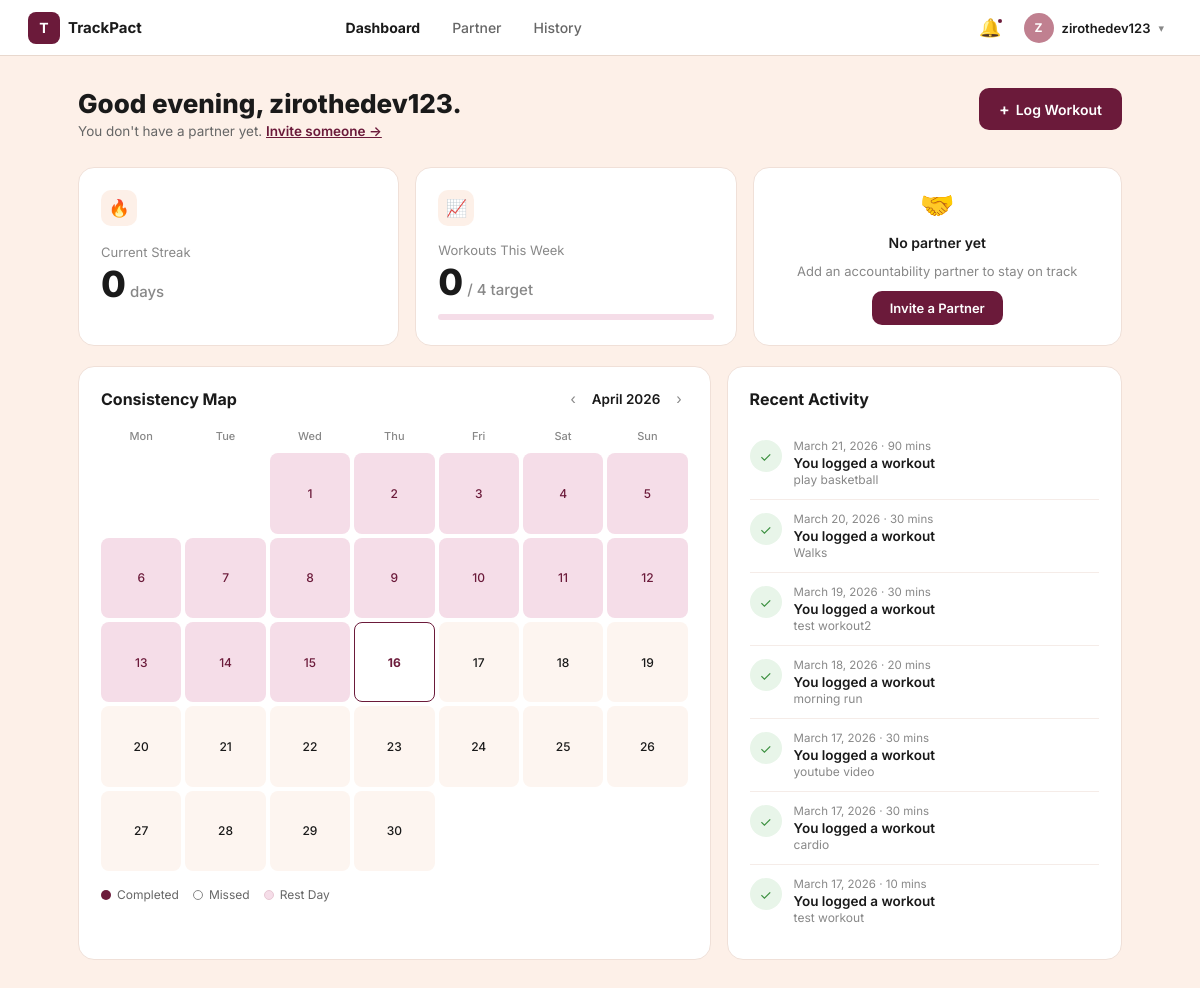
The app's page /dashboard/ (signed in) with its own data.
### workouts/models.py (models this page shows, shortened)
class Workout(models.Model):
    CATEGORY_CHOICES = [
        ('strength',    'Strength'),
        ('cardio',      'Cardio'),
        ('flexibility', 'Flexibility'),
        ('sports',      'Sports'),
        ('other',       'Other'),
    ]
    user     = models.ForeignKey(User, on_delete=models.CASCADE, related_name='workouts')
    title    = models.CharField(max_length=200)
    category = models.CharField(max_length=20, choices=CATEGORY_CHOICES, default='other')
    duration = models.PositiveIntegerField(help_text="Duration in minutes")
    date     = models.DateField(default=timezone.now)
    notes    = models.TextField(blank=True, null=True)
    created_at = models.DateTimeField(auto_now_add=True)
    class Meta:
        ordering = ['-date', '-created_at']

### workouts/views.py (the view)
# urls.py: path('dashboard/',          views.dashboard,     name='dashboard'),
@login_required
def dashboard(request):
    today      = timezone.now().date()
    start_week = today - timedelta(days=today.weekday())
    workouts = Workout.objects.filter(user=request.user).order_by('-date')[:10]
    workout_dates_qs = (
        Workout.objects.filter(user=request.user)
        .values_list('date', flat=True)
        .order_by('date')
    )
    workout_dates = [str(d) for d in workout_dates_qs]
    worked_out_today   = Workout.objects.filter(user=request.user, date=today).exists()
    workouts_this_week = Workout.objects.filter(user=request.user, date__gte=start_week, date__lte=today).count()
    streak     = 0
    check_date = today
    while Workout.objects.filter(user=request.user, date=check_date).exists():
        streak    += 1
        check_date -= timedelta(days=1)
    profile, _ = UserProfile.objects.get_or_create(user=request.user)
    partner_missed_today = False
    if profile.partner:
        yesterday = today - timedelta(days=1)
        partner_missed_today = not Workout.objects.filter(user=profile.partner, date=yesterday).exists()
    return render(request, 'workouts/dashboard.html', {
        'workouts':             workouts,
        'workout_dates':        workout_dates,
        'worked_out_today':     worked_out_today,
        'workouts_this_week':   workouts_this_week,
        'weekly_target':        4,
        'streak':               streak,
        'profile':              profile,
        'partner_missed_today': partner_missed_today,
        'today':                today,
    })

### templates/workouts/dashboard.html (shortened to what this page needs)
<!DOCTYPE html>
<html lang="en">
<head>
</head>
<body>
<nav class="navbar">
  <a href="{% url 'landing' %}" class="navbar-brand">
    <div class="brand-icon">T</div>
    <span class="brand-name">TrackPact</span>
  </a>
  <div class="navbar-nav">
    <a href="{% url 'dashboard' %}" class="active">Dashboard</a>
    <a href="{% url 'partner_page' %}">Partner</a>
    <a href="{% url 'workout_list' %}">History</a>
  </div>
  <div class="navbar-right">
    <button class="notif-btn" title="Notifications">🔔<span class="notif-dot"></span></button>
    <a href="{% url 'profile' %}" class="user-menu">
      <div class="user-avatar">{{ request.user.username|first|upper }}</div>
      <span class="user-name">{{ request.user.first_name|default:request.user.username }}</span>
      <span class="chevron">▾</span>
    </a>
  </div>
</nav>
<div class="page">
  <div class="page-header">
    <div>
      <h1>Good {% now "G" as hour %}{% if hour < 12 %}morning{% elif hour < 17 %}afternoon{% else %}evening{% endif %}, {{ request.user.first_name|default:request.user.username }}.</h1>
      {% if profile.partner %}
        <p>Your partner {{ profile.partner.first_name|default:profile.partner.username }} is your accountability buddy. Stay consistent!</p>
      {% else %}
        <p>You don't have a partner yet. <a href="{% url 'send_invite' %}" style="color:#6b1a3a;font-weight:600;">Invite someone →</a></p>
      {% endif %}
    </div>
    <a href="{% url 'add_workout' %}" class="btn-primary"><span style="font-size:16px;">+</span> Log Workout</a>
  </div>
  <div class="stats-row">
    <div class="card card-streak">
      <div class="card-top">
        <div class="card-icon">🔥</div>
      </div>
      <div class="card-label">Current Streak</div>
      <div class="card-value">{{ streak }}<span>days</span></div>
    </div>
    <div class="card card-week">
      <div class="card-icon">📈</div>
      <div class="card-label" style="margin-top:14px;">Workouts This Week</div>
      <div class="card-value">{{ workouts_this_week }}<span class="week-fraction">/ {{ weekly_target }} target</span></div>
      <div class="progress-bar-wrap">
      </div>
    </div>
    {% if profile.partner %}
    <div class="card card-partner">
      <div class="partner-header">
        <div class="partner-avatar">{{ profile.partner.first_name|default:profile.partner.username|first|upper }}</div>
        <div>
          <div class="partner-info-name">{{ profile.partner.first_name|default:profile.partner.username }}{% if profile.partner.last_name %} {{ profile.partner.last_name }}{% endif %}</div>
          <div class="partner-info-role">Accountability Partner</div>
        </div>
      </div>
      {% if partner_missed_today %}
      <div class="partner-alert">
        <span class="partner-alert-text">Missed yesterday's workout</span>
        <div class="alert-icon">!</div>
      </div>
      {% endif %}
      <a href="{% url 'send_reminder' %}" class="btn-reminder">✈ Send Reminder</a>
    </div>
    {% else %}
    <div class="card card-partner" style="display:flex;align-items:center;justify-content:center;flex-direction:column;gap:12px;text-align:center;">
      <div style="font-size:28px;">🤝</div>
      <div style="font-weight:600;color:#1a1a1a;">No partner yet</div>
      <div style="color:#888;font-size:13px;">Add an accountability partner to stay on track</div>
      <a href="{% url 'send_invite' %}" class="btn-primary" style="font-size:13px;padding:9px 18px;">Invite a Partner</a>
    </div>
    {% endif %}
  </div>
  <div class="bottom-row">
    <div class="card card-calendar">
      <div class="calendar-header">
        <h2>Consistency Map</h2>
        <div class="cal-nav">
          <button class="cal-nav-btn" id="prevMonth">‹</button>
          <span class="cal-month-label" id="calMonthLabel"></span>
          <button class="cal-nav-btn" id="nextMonth">›</button>
        </div>
      </div>
      <div class="cal-grid" id="calGrid">
        <div class="cal-day-label">Mon</div>
        <div class="cal-day-label">Tue</div>
        <div class="cal-day-label">Wed</div>
        <div class="cal-day-label">Thu</div>
        <div class="cal-day-label">Fri</div>
        <div class="cal-day-label">Sat</div>
        <div class="cal-day-label">Sun</div>
      </div>
      <div class="cal-legend">
        <div class="legend-item"><div class="legend-dot completed"></div> Completed</div>
        <div class="legend-item"><div class="legend-dot missed"></div> Missed</div>
        <div class="legend-item"><div class="legend-dot rest"></div> Rest Day</div>
      </div>
    </div>
    <div class="card card-activity">
      <h2>Recent Activity</h2>
      <div class="activity-list">
        {% for workout in workouts %}
        <div class="activity-item">
          <div class="activity-icon check">✓</div>
          <div>
            <div class="activity-time">{{ workout.date }} · {{ workout.duration }} mins</div>
            <div class="activity-title">You logged a workout</div>
            <div class="activity-sub">{{ workout.title }}</div>
          </div>
        </div>
        {% empty %}
        <div style="text-align:center;padding:24px 0;color:#888;">
          <div style="font-size:28px;margin-bottom:8px;">🏋️</div>
          No workouts yet. <a href="{% url 'add_workout' %}" style="color:#6b1a3a;font-weight:600;">Log your first one!</a>
        </div>
        {% endfor %}
      </div>
    </div>
  </div>
</div>
</body>
</html>

### records on screen
Workout: date "March 21, 2026", duration "90", title "play basketball"
Workout: date "March 20, 2026", duration "30", title "Walks"
Workout: date "March 19, 2026", duration "30", title "test workout2"
Workout: date "March 18, 2026", duration "20", title "morning run"
Workout: date "March 17, 2026", duration "30", title "youtube video"
Workout: date "March 17, 2026", duration "30", title "cardio"
Workout: date "March 17, 2026", duration "10", title "test workout"

### other values on screen
{{ request.user.username|first|upper }} "Z"
{{ request.user.first_name|default:request.user.username }} "zirothedev123"
{{ streak }} "0"
{{ workouts_this_week }} "0"
{{ weekly_target }} "4"
